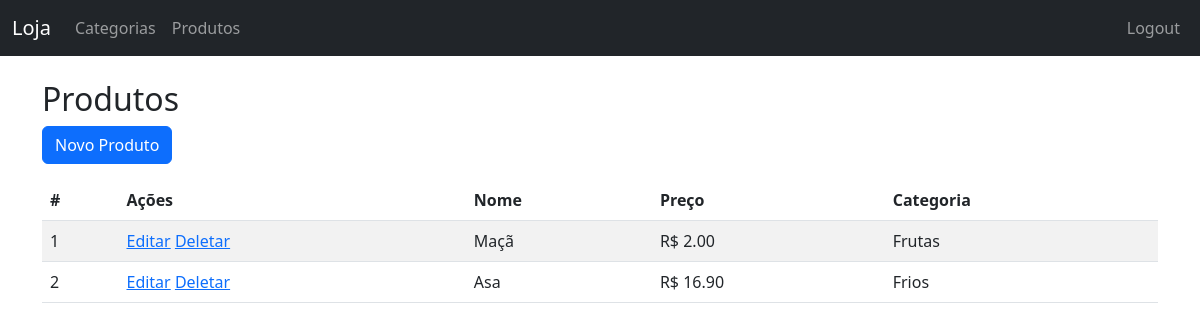
The page /produtos/ (signed in) on the database its author committed.
### loja/models.py (models this page shows, shortened)
class Produto(models.Model):
    nome = models.CharField(max_length=100)
    preco = models.DecimalField(max_digits=10, decimal_places=2)
    categoria = models.ForeignKey(Categoria, on_delete=models.CASCADE)

class Categoria(models.Model):
    nome = models.CharField(max_length=100)

### loja/views.py (the view)
# urls.py: path('produtos/', ProdutoListView.as_view(), name='produto_list'),
class ProdutoListView(LoginRequiredMixin, ListView):
    model = Produto
    template_name = 'produto_list.html'

### loja/templates/produto_list.html (shortened to what this page needs)
{% extends 'base.html' %}
{% block content %}
<h2>Produtos</h2>
<a href="{% url 'produto_create' %}" class="btn btn-primary mb-3">Novo Produto</a>
<table class="table table-striped">
  <thead>
    <tr>
      <th>#</th>
      <th>Ações</th>
      <th>Nome</th>
      <th>Preço</th>
      <th>Categoria</th>
    </tr>
  </thead>
  <tbody>
    {% for produto in object_list %}
      <tr>
        <td>{{ forloop.counter }}</td>
        <td>
          <a href="{% url 'produto_edit' produto.id %}">Editar</a>
          <a href="{% url 'produto_delete' produto.id %}">Deletar</a>
         </td>
        <td>{{ produto.nome }}</td>
        <td>R$ {{ produto.preco }}</td>
        <td>{{ produto.categoria.nome }}</td>
      </tr>
    {% empty %}
      <tr>
        <td colspan="4">Nenhum produto cadastrado.</td>
      </tr>
    {% endfor %}
  </tbody>
</table>
{% endblock %}

### rows shown on the page
Produto: nome "Maçã", preco "2.00", categoria.nome "Frutas"
Produto: nome "Asa", preco "16.90", categoria.nome "Frios"
